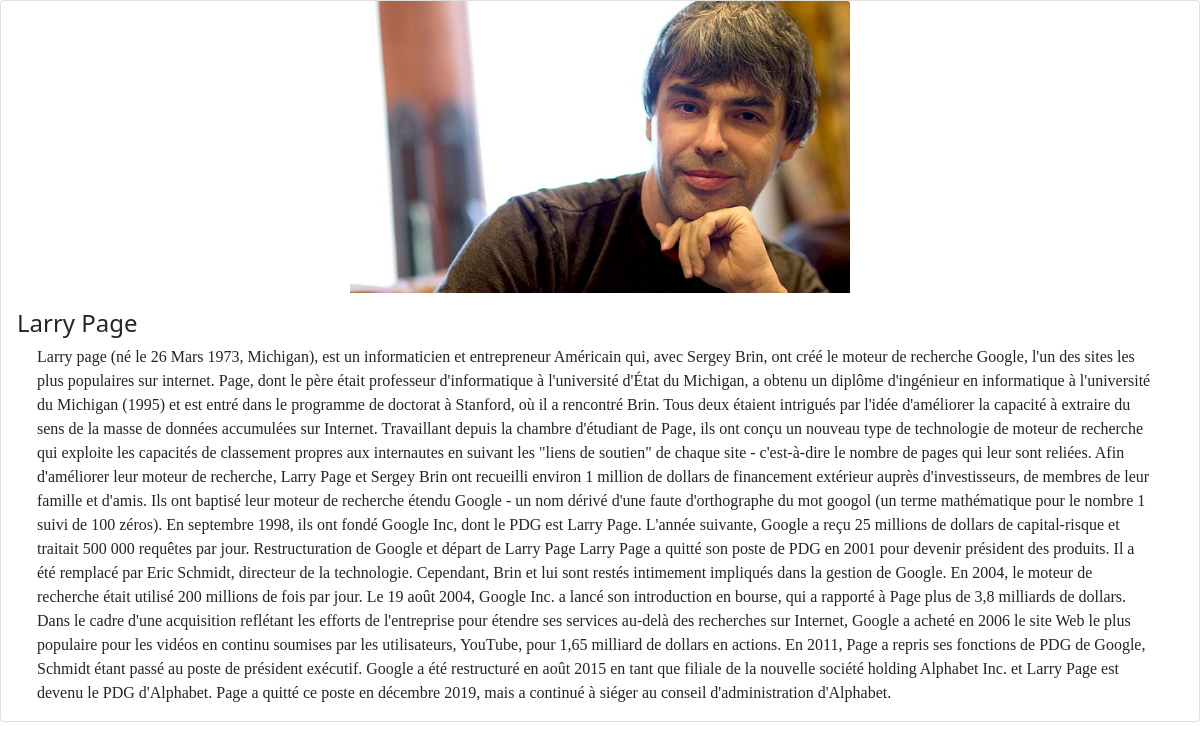
Page /detail.php?id=10 on the committed database.
### tables this page shows
CREATE TABLE `personnages` (
  `id` int(11) NOT NULL,
  `nom_complet` varchar(50) NOT NULL,
  `nom_image` varchar(50) NOT NULL,
  `historique` text NOT NULL
);

### detail.php (the view, shortened to what this page needs)
<?php
$data = require_once('connect.php');
$id = $_GET['id'];
$req=$conn->prepare("SELECT * FROM personnages WHERE id =$id");
$req->execute();
$detail = $req->fetch();
?>
<!DOCTYPE html>
<html lang="fr">
<head>
    <link href="https://cdn.jsdelivr.net/npm/bootstrap@5.1.3/dist/css/bootstrap.min.css" rel="stylesheet">
    <link rel="stylesheet" href="detail.css">
</head>
<body>
<div class="detail-contenaire">
    <div class="card mb-3">
            <img src="<?= $detail['nom_image']?>" class="card-img-top" alt="<?= $detail['nom_complet']?>" >
        <div class="card-body">
            <h4 class="card-title"><?= $detail['nom_complet']?></h4>
            <p class="card-text"><?= $detail['historique']?></p>
        </div>
    </div>
</div>
</body>
</html>

### detail.css (style rules this page uses)
.detail-contenaire { display: flex; justify-content: center; }
.detail-contenaire .card img { display: block; margin-left: auto; margin-right: auto; width: 500px; }
p { font-family: "Times New Roman", Times, serif; margin-left: 20px; margin-right: 30px; }

### rows in the picture
personnages: nom_image (picture), nom_complet "Larry Page", historique "Larry page (né le 26 Mars 1973, Michigan), est un informaticien et entrepreneur Américain qui, avec Sergey Brin, ont créé le moteur de recherche Google, l'un des sites les plus populaires sur internet. Page, dont le père était professeur d'informatique à l'université d'État du Michigan, a obtenu un diplôme d'ingénieur en informatique à l'université du Michigan (1995) et est entré dans le programme de doctorat à Stanford, où il a rencontré Brin. Tous deux étaient intrigués par l'idée d'améliorer la capacité à extraire du sens de la masse de données accumulées sur Internet. Travaillant depuis la chambre d'étudiant de Page, ils ont conçu un nouveau type de technologie de moteur de recherche…"
